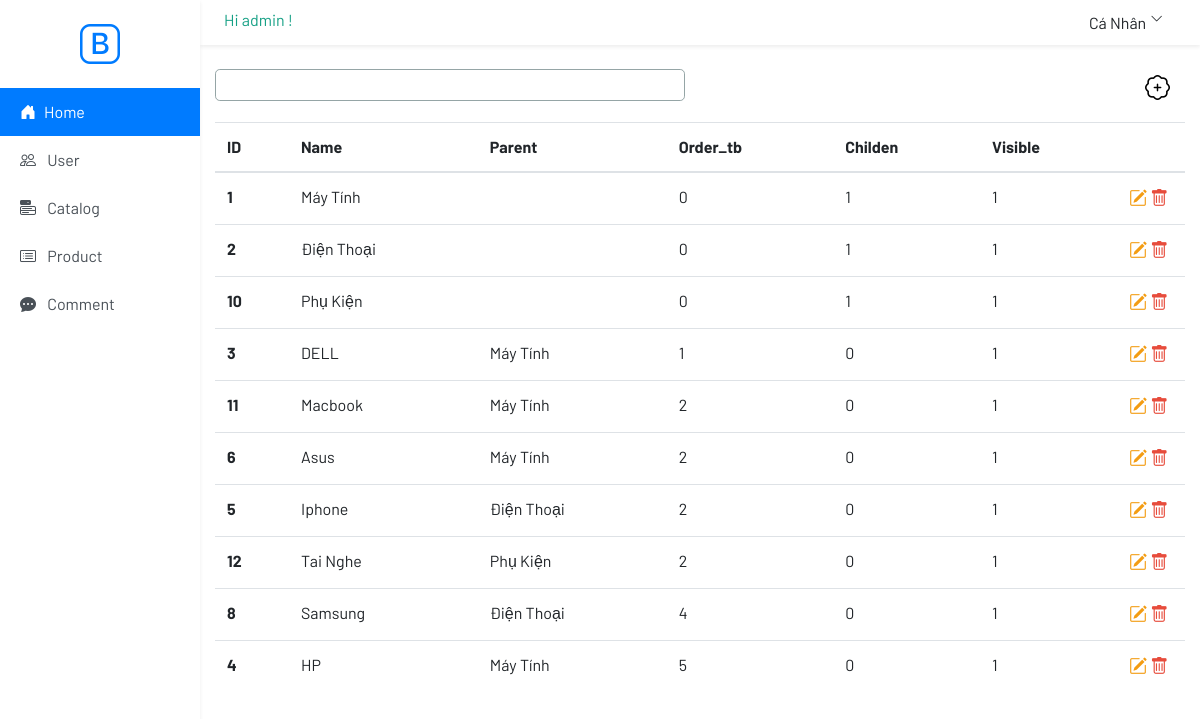
Page /index.php?action=admin (signed in) on the committed database.
### tables this page shows
CREATE TABLE `category` (
  `id` int(10) NOT NULL,
  `parent_id` int(10) NOT NULL,
  `childen` int(5) NOT NULL,
  `name` varchar(50) NOT NULL,
  `order_tb` int(11) NOT NULL,
  `visible` int(10) NOT NULL
);

### Control/Control_admin.php (called while the page is built, shortened)
<?php
class Control_admin
{
	private $base;
	function __construct()
	{
		$this->base= Router::Model();
	}
	public function Show()
	{
		$data1=$this->load_data();
		include_once 'View/admin/index.php';
	}
	public function load_data()
	{
		if ($this->base_request()) {
			$data1 = $this->base->Select_tb();
		}else $data1 = $this->base->Select_tb();
		return $data1;
	}
	public function Check_model()
	{
		if ($this->base) {
			return true;
		}else return false;
	}
	public function base_request()
	{
		if (!$this->Check_model()) {
			$this->base=new Model_catalog();
			return true;
		}else return false;
	}
}
?>

### index.php (called while the page is built, shortened)
<?php
	$con=new Controller();
	$con->Run();
 ?>

### Model/Connect.php (called while the page is built, shortened)
<?php
class Connect
{
	private $conn=null;
	public function connect()
	{
		$this->conn=new mysqli(host,user,pass,db) or die("Lỗi");
		mysqli_set_charset($this->conn,'utf8');
	}
	public function Select($str)
	{
		$result=$this->conn->query($str);
		if ($result->num_rows==0) {
			$data=0;
		}else{
			while ($row=$result->fetch_assoc()) {
				$data[]=$row;
			}
		}
		return $data;
	}
}
?>

### Model/Model_catalog.php (called while the page is built, shortened)
<?php
include_once 'Model/Connect.php';
class Model_catalog extends Connect implements interface_catalog
{
	private $con;
	function __construct()
	{
		$this->con=new Connect();
	}
	public function Select_tb($s=null)
	{
		$str="SELECT * FROM  category  ORDER BY order_tb ASC";
		$data=$this->con->Select($str);
		return $data;
	}
}
 ?>

### View/admin/include/catalog.php (the view, shortened to what this page needs)
<div class="content__main">
  <div class="row">
    <div class="col-sm-6">
      <input type="text">
    </div>
    <div class="col-sm-6">
      <a href="" class="float-right"  data-toggle="modal" data-target="#form"><i class="bi bi-patch-plus"></i></a>
    </div>
  </div>
</div>
<table class="table">
  <thead>
    <tr>
      <th scope="col">ID</th>
      <th scope="col">Name</th>
      <th scope="col">Parent</th>
      <th scope="col">Order_tb</th>
      <th scope="col">Childen</th>
      <th scope="col">Visible</th>
      <th scope="col"></th>
    </tr>
  </thead>
  <tbody>
    <?php  $stt=1; foreach ($data as $key => $vl) {
      ?>
      <tr>
        <form method="POST" action="<?php   echo url_admin; ?>">
          <th scope="row"><?php echo $vl['id']; ?></th>
          <td><span><?php echo $vl['name']; ?></span>
          </td>
          <td>
            <?php $chil_tam=0; foreach ($data as $key => $chil) {
              if ($vl['parent_id'] == $chil['id']) {
                ?>
                <span> <?php echo $chil['name']; ?> </span>
                <?php
              }
            }
            ?>
          </td>
          <td>
            <span> <?php echo $vl['order_tb']; ?> </span>
          </td>
          <td><span><?php echo $vl['childen']; ?></span>
          </td>
          <td>
            <span> <?php echo $vl['visible']; ?> </span>
          </td>
          <td class="trash">
            <a href="" class="edit"><i class="bi bi-pencil-square"></i></a>
            <a href="<?php echo url_admin; ?>&view=menu&del=<?php echo $vl['id'];  ?>" onclick="return (confirm('Bạn Có muốn xóa <?php  echo $vl['name'];   ?>'))"><i class="bi bi-trash"></i></a>
          </td>
        </form>
      </tr>
      <?php
    } ?>
  </tbody>
</table>

### View/admin/css/style.css (style rules this page uses)
body { font-family: 'Barlow', sans-serif; }
table i { font-size: 18px; }
i.bi-trash { color: #e74c3c; }
i.bi-pencil-square { color: #f39c12; }
i.bi-patch-plus { font-size: 25px;padding-right: 15px;color: black }
.content__main { padding-bottom: 15px; }
.content__main input { border-radius: 0.3em; border:1px solid #95a5a6; display: block;width: 100%; padding: 3px 10px; }
.trash { width: 7% }

### rows in the picture
category: id "1", name "Máy Tính", order_tb "0", childen "1", visible "1"
category: id "2", name "Điện Thoại", order_tb "0", childen "1", visible "1"
category: id "10", name "Phụ Kiện", order_tb "0", childen "1", visible "1"
category: id "3", name "DELL", order_tb "1", childen "0", visible "1"
category: id "11", name "Macbook", order_tb "2", childen "0", visible "1"
category: id "6", name "Asus", order_tb "2", childen "0", visible "1"
category: id "5", name "Iphone", order_tb "2", childen "0", visible "1"
category: id "12", name "Tai Nghe", order_tb "2", childen "0", visible "1"
category: id "8", name "Samsung", order_tb "4", childen "0", visible "1"
category: id "4", name "HP", order_tb "5", childen "0", visible "1"

### other values in the picture
$_SESSION['login'][0]['name'] "admin"
